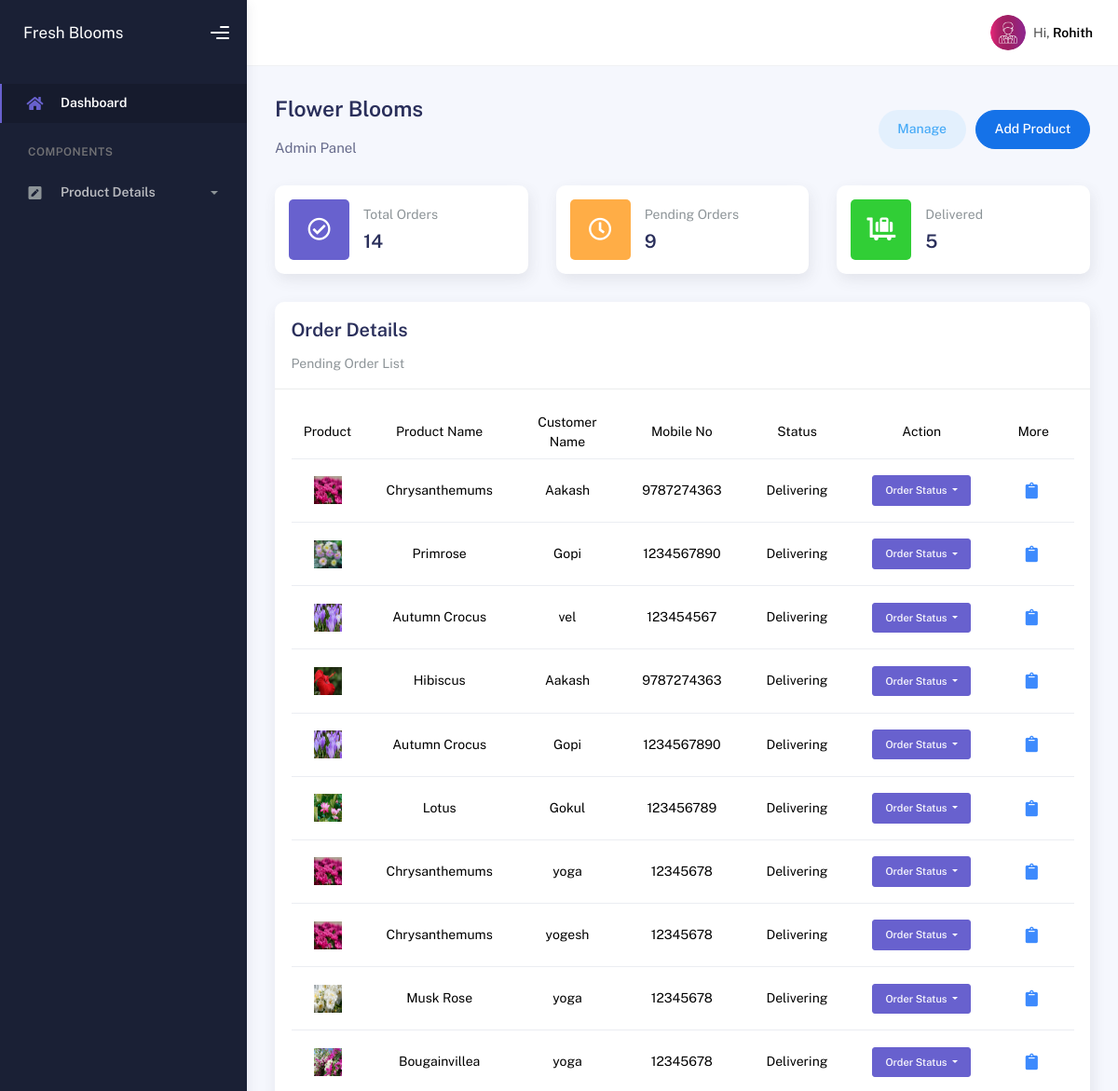
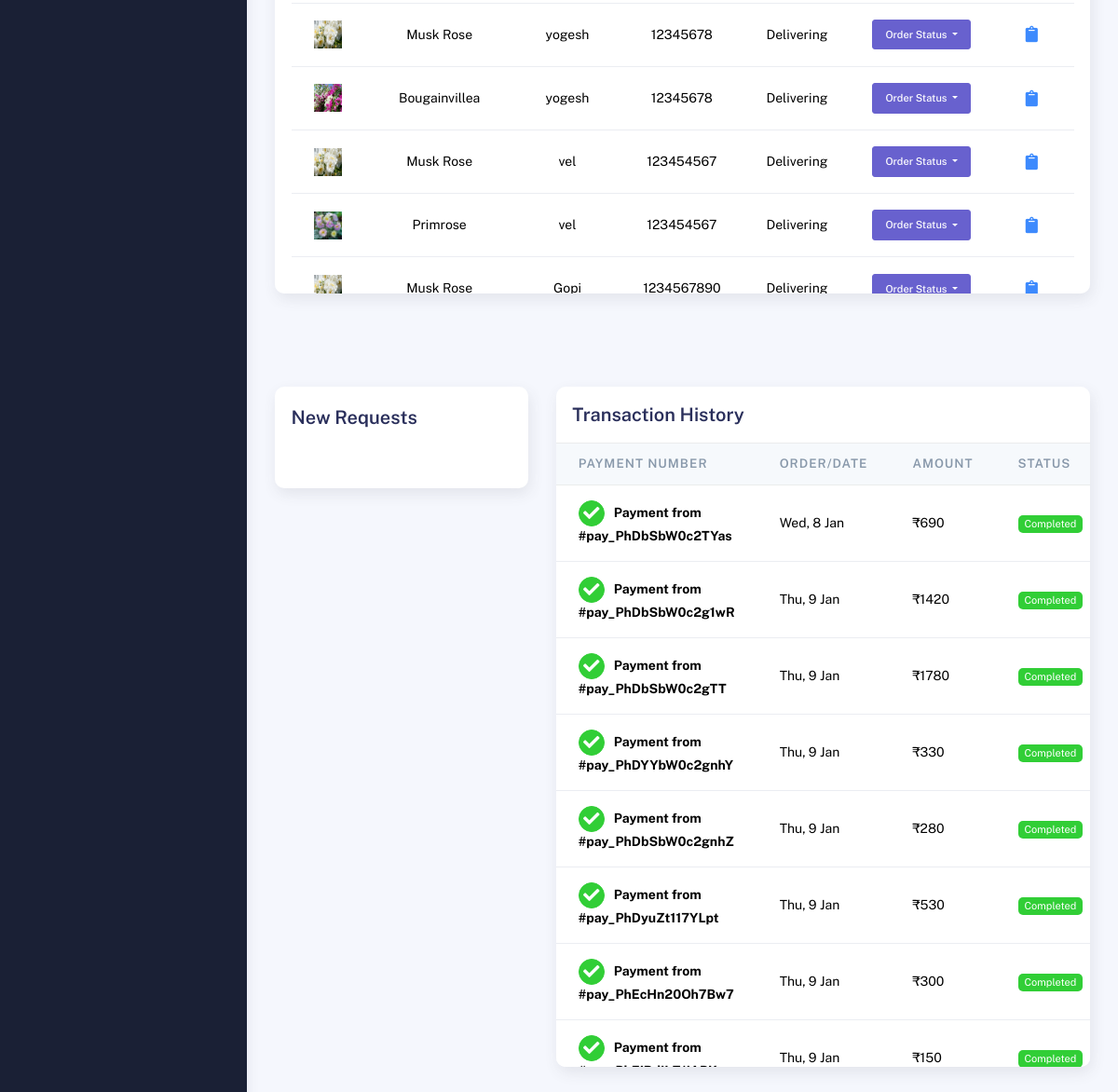
The page /admin/index.php (signed in) on the database its author committed (2 pictures, top to bottom).
### tables this page shows
CREATE TABLE `cart` (
  `cid` int(255) NOT NULL,
  `user_id` varchar(255) NOT NULL,
  `product_id` varchar(255) NOT NULL,
  `quantity` varchar(255) NOT NULL DEFAULT '1',
  `status` varchar(255) NOT NULL DEFAULT 'pending'
);

CREATE TABLE `flowersales` (
  `id` int(255) NOT NULL,
  `flowername` varchar(255) NOT NULL,
  `category` varchar(255) NOT NULL,
  `country` varchar(255) NOT NULL,
  `image` varchar(255) NOT NULL,
  `price` varchar(255) NOT NULL,
  `offer` varchar(255) NOT NULL,
  `delivary` varchar(255) NOT NULL,
  `seasonal_flowers` varchar(255) NOT NULL,
  `description` varchar(255) NOT NULL
);

CREATE TABLE `finalpayment` (
  `id` int(255) NOT NULL,
  `user_id` varchar(255) NOT NULL,
  `firstname` varchar(255) NOT NULL,
  `lastname` varchar(255) NOT NULL,
  `address` varchar(255) NOT NULL,
  `city` varchar(255) NOT NULL,
  `country` varchar(255) NOT NULL,
  `pincode` varchar(255) NOT NULL,
  `mobile` varchar(255) NOT NULL,
  `email` varchar(255) NOT NULL,
  `product_details` varchar(255) NOT NULL,
  `total_amount` varchar(255) NOT NULL,
  `payment_id` varchar(255) NOT NULL,
  `payment_status` varchar(255) NOT NULL,
  `created_at` timestamp NOT NULL DEFAULT current_timestamp() ON UPDATE current_timestamp()
);

### admin/index.php (the view, shortened to what this page needs)
<!DOCTYPE html>
<html lang="en">
<head>
  <link rel="stylesheet" href="assets/css/bootstrap.min.css" />
  <link rel="stylesheet" href="assets/css/plugins.min.css" />
  <link rel="stylesheet" href="assets/css/kaiadmin.min.css" />
  <link rel="stylesheet" href="assets/css/demo.css" />
</head>
<body>
  <div class="wrapper">
    <?php include('sidebar.php'); ?>
    <div class="main-panel">
      <?php include('header.php'); ?>
      <div class="container">
        <div class="page-inner">
          <div
            class="d-flex align-items-left align-items-md-center flex-column flex-md-row pt-2 pb-4">
            <div>
              <h3 class="fw-bold mb-3">Flower Blooms</h3>
              <h6 class="op-7 mb-2">Admin Panel</h6>
            </div>
            <div class="ms-md-auto py-2 py-md-0">
              <a href="manage_product.php" class="btn btn-label-info btn-round me-2">Manage</a>
              <a href="add_product.php" class="btn btn-primary btn-round">Add Product</a>
            </div>
          </div>
          <div class="row">
            <?php
            include '../api/config.php';
            try {
              $query = "SELECT count(product_id) AS cart_count FROM cart WHERE status = 'Delivering';";
              $stmt = $conn->prepare($query);
              $stmt->execute();
              $result = $stmt->get_result();
              $row = $result->fetch_assoc();
              $pending = $row['cart_count'] ?? 0;
            } catch (Exception $e) {
              echo 'something went wrong';
            }
            try {
              $query = "SELECT count(product_id) AS cart_count FROM cart WHERE status !='added' ;";
              $stmt = $conn->prepare($query);
              $stmt->execute();
              $result = $stmt->get_result();
              $row = $result->fetch_assoc();
              $total = $row['cart_count'] ?? 0;
            } catch (Exception $e) {
              echo 'something went wrong';
            }
            try {
              $query = "SELECT count(product_id) AS cart_count FROM cart WHERE status = 'Delivered';";
              $stmt = $conn->prepare($query);
              $stmt->execute();
              $result = $stmt->get_result();
              $row = $result->fetch_assoc();
              $delivered = $row['cart_count'] ?? 0;
            } catch (Exception $e) {
              echo 'something went wrong';
            }
            ?>
            <div class="col-sm-6 col-md-4">
              <div class="card card-stats card-round">
                <div class="card-body">
                  <div class="row align-items-center">
                    <div class="col-icon">
                      <div
                        class="icon-big text-center icon-secondary bubble-shadow-small">
                        <i class="far fa-check-circle"></i>
                      </div>
                    </div>
                    <div class="col col-stats ms-3 ms-sm-0">
                      <div class="numbers">
                        <p class="card-category">Total Orders</p>
                        <h4 class="card-title"><?php echo $total; ?></h4>
                      </div>
                    </div>
                  </div>
                </div>
              </div>
            </div>
            <div class="col-sm-6 col-md-4">
              <div class="card card-stats card-round">
                <div class="card-body">
                  <div class="row align-items-center">
                    <div class="col-icon">
                      <div
                        class="icon-big text-center icon-warning bubble-shadow-small">
                        <i class="far fa-clock"></i>
                      </div>
                    </div>
                    <div class="col col-stats ms-3 ms-sm-0">
                      <div class="numbers">
                        <p class="card-category">Pending Orders</p>
                        <h4 class="card-title"><?php echo $pending; ?></h4>
                      </div>
                    </div>
                  </div>
                </div>
              </div>
            </div>
            <div class="col-sm-6 col-md-4">
              <div class="card card-stats card-round">
                <div class="card-body">
                  <div class="row align-items-center">
                    <div class="col-icon">
                      <div
                        class="icon-big text-center icon-success bubble-shadow-small">
                        <i class="fas fa-luggage-cart"></i>
                      </div>
                    </div>
                    <div class="col col-stats ms-3 ms-sm-0">
                      <div class="numbers">
                        <p class="card-category">Delivered</p>
                        <h4 class="card-title"><?php echo $delivered; ?></h4>
                      </div>
                    </div>
                  </div>
                </div>
              </div>
            </div>
          </div>
          <div class="row">
            <div class="col-md-12">
              <div class="card card-round" style="height: calc(100% - 500px); overflow-y: scroll;">
                <div class="card-header">
                  <div class="card-head-row card-tools-still-right">
                    <h4 class="card-title">Order Details</h4>
                  </div>
                  <p class="card-category">
                    Pending Order List
                  </p>
                </div>
                <div class="card-body">
                  <div class="row">
                    <div class="col-md-12">
                      <div class="table-responsive table-hover table-sales">
                        <table class="table">
                          <thead style="text-align:center;">
                            <tr>
                              <td>Product</td>
                              <td>Product Name</td>
                              <td>Customer Name</td>
                              <td>Mobile No</td>
                              <td>Status</td>
                              <td>Action</td>
                              <td>More</td>
                            </tr>
                          </thead>
                          <tbody style="text-align:center;">
                            <?php
                            include('../api/config.php');
                            $query = $query = " SELECT
                                c.cid,
                                c.quantity,
                                c.status,
                                f.price,
                                f.flowername,
                                f.image,
                                ud.firstname,
                                ud.mobile
                            FROM
                                cart c
                            JOIN
                                flowersales f ON c.product_id = f.id
                            JOIN
                                finalpayment  ud ON c.user_id = ud.user_id
                            WHERE
                                c.status = 'Delivering' OR c.status = 'Delivered' OR c.status = 'cancelled'
                            ORDER BY
                                CASE
                                    WHEN c.status = 'Delivering' THEN 1
                                    WHEN c.status = 'Delivered' THEN 2
                                    WHEN c.status = 'cancelled' THEN 3
                                END";
                            $result = $conn->query($query);
                            if ($result->num_rows > 0) {
                              while ($row = $result->fetch_assoc()) {
                                $flowername = $row['flowername'];
                                $image = $row['image'];
                                $cid = $row['cid'];
                                $phone = $row['mobile'];
                                $username = $row['firstname'];
                                $status = $row['status'];
                                echo '
                              <tr>
                                <td>
                                  <div class="flag">
                                    <img
                                      src="../images/' . $image . '"
                                      alt="product image" style="width:30px; height:30px;"
                                    />
                                  </div>
                                </td>
                                <td>' . $flowername . '</td>
                                <td>' . $username . '</td>
                                <td>' . $phone . '</td>
                                <td>' . $status . '</td>
                                <td>
                                    <div class="btn-group">
                                      <button class="btn btn-secondary btn-sm dropdown-toggle" type="button" data-bs-toggle="dropdown" aria-expanded="false">
                                        Order Status
                                      </button>
                                      <ul class="dropdown-menu">
                                        <li><a class="dropdown-item" href="../api/update_order.php?cid=' . $cid . '&status=Delivered">Delivered</a></li>
                                        <li><a class="dropdown-item" href="../api/update_order.php?cid=' . $cid . '&status=Delivering">Delivering </a></li>
                                      </ul>
                                    </div>
                                </td>
                                <td>
                                  <button class="btn btn-icon btn-link op-8 me-1 view-details-btn" data-bs-toggle="modal" data-bs-target="#userModal" data-id="' . $cid . '">
                                    <i class="fas fa-clipboard"></i>
                                  </button>
                                </td>
                              </tr>
                              ';
                              }
                            }
                            ?>
                          </tbody>
                        </table>
                      </div>
                    </div>
                  </div>
                </div>
              </div>
            </div>
          </div>
          <div class="row" style="margin-top:-400px;">
            <div class="col-md-4">
              <div class="card card-round">
                <div class="card-body">
                  <div class="card-head-row card-tools-still-right">
                    <div class="card-title">New Requests</div>
                  </div>
                  <div class="card-list py-4" id="order-list">
                  </div>
                </div>
              </div>
            </div>
            <div class="col-md-8">
              <div class="card card-round" style="    height: calc(100% - 62px);
                  overflow-y: scroll;">
                <div class="card-header">
                  <div class="card-head-row card-tools-still-right">
                    <div class="card-title">Transaction History</div>
                  </div>
                </div>
                <div class="card-body p-0">
                  <div class="table-responsive">
                    <table class="table align-items-center mb-0">
                      <thead class="thead-light">
                        <tr>
                          <th scope="col">Payment Number</th>
                          <th scope="col">Order/Date</th>
                          <th scope="col">Amount</th>
                          <th scope="col">Status</th>
                        </tr>
                      </thead>
                      <tbody>
                        <?php
                        include('../api/config.php');
                        $query = $query = " SELECT * FROM finalpayment ";
                        $result = $conn->query($query);
                        if ($result->num_rows > 0) {
                          while ($row = $result->fetch_assoc()) {
                            $payment_id = $row['payment_id'];
                            $created = $row['created_at'];
                            $total = $row['total_amount'];
                            $date = new DateTime($created);
                            $new_date = $date->format('D, j M');
                            echo '
                                    <tr>
                                      <th scope="row">
                                        <button
                                          class="btn btn-icon btn-round btn-success btn-sm me-2"
                                        >
                                          <i class="fa fa-check"></i>
                                        </button>
                                        Payment from #' . $payment_id . '
                                      </th>
                                      <td>' . $new_date . '</td>
                                      <td>₹' . $total . '</td>
                                      <td>
                                        <span class="badge badge-success">Completed</span>
                                      </td>
                                    </tr>
                                    ';
                          }
                        }
                        ?>
                      </tbody>
                    </table>
                  </div>
                </div>
              </div>
            </div>
          </div>
        </div>
      </div>
    </div>
  </div>
</body>
</html>

### rows shown on the page
cart: flowersales.image (picture), flowersales.flowername "Chrysanthemums", finalpayment.firstname "Aakash", finalpayment.mobile "9787274363", status "Delivering"
cart: flowersales.image (picture), flowersales.flowername "Primrose", finalpayment.firstname "Gopi", finalpayment.mobile "1234567890", status "Delivering", finalpayment.firstname "vel", finalpayment.mobile "123454567"
cart: flowersales.image (picture), flowersales.flowername "Autumn Crocus", finalpayment.firstname "vel", finalpayment.mobile "123454567", status "Delivering", finalpayment.firstname "Gopi", finalpayment.mobile "1234567890"
cart: flowersales.image (picture), flowersales.flowername "Hibiscus", finalpayment.firstname "Aakash", finalpayment.mobile "9787274363", status "Delivering"
cart: flowersales.image (picture), flowersales.flowername "Lotus", finalpayment.firstname "Gokul", finalpayment.mobile "123456789", status "Delivering"
cart: flowersales.image (picture), flowersales.flowername "Chrysanthemums", finalpayment.firstname "yoga", finalpayment.mobile "12345678", status "Delivering", finalpayment.firstname "yogesh"
cart: flowersales.image (picture), flowersales.flowername "Musk Rose", finalpayment.firstname "yoga", finalpayment.mobile "12345678", status "Delivering", finalpayment.firstname "yogesh"
cart: flowersales.image (picture), flowersales.flowername "Bougainvillea", finalpayment.firstname "yoga", finalpayment.mobile "12345678", status "Delivering", finalpayment.firstname "yogesh"
cart: flowersales.image (picture), flowersales.flowername "Musk Rose", finalpayment.firstname "vel", finalpayment.mobile "123454567", status "Delivering", finalpayment.firstname "Gopi", finalpayment.mobile "1234567890"
finalpayment: payment "pay_PhDbSbW0c2TYas", created_at "Wed, 8 Jan", total_amount "690"
finalpayment: payment "pay_PhDbSbW0c2g1wR", created_at "Thu, 9 Jan", total_amount "1420"
finalpayment: payment "pay_PhDbSbW0c2gTT", created_at "Thu, 9 Jan", total_amount "1780"
finalpayment: payment "pay_PhDYYbW0c2gnhY", created_at "Thu, 9 Jan", total_amount "330"
finalpayment: payment "pay_PhDbSbW0c2gnhZ", created_at "Thu, 9 Jan", total_amount "280"
finalpayment: payment "pay_PhDyuZt117YLpt", created_at "Thu, 9 Jan", total_amount "530"
finalpayment: payment "pay_PhEcHn20Oh7Bw7", created_at "Thu, 9 Jan", total_amount "300"
finalpayment: created_at "Thu, 9 Jan", total_amount "150"

### other values the page prints
$total "14"
$pending "9"
$delivered "5"
